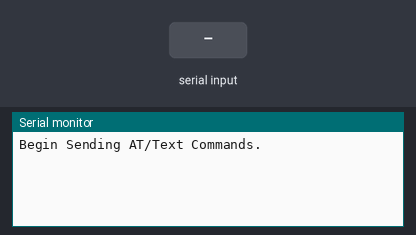
Bench run of a sketch on a simulated Arduino Uno, built with avr-gcc and run on an emulated ATmega328P. Parts: the last lines printed to the serial monitor. The test bench sets the inputs (shaded band).

Above: at 1.2 s.
1.3 s: "1" received over the second serial link
At 1.8 s:
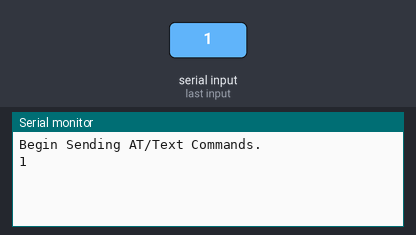
2.8 s: "0" received over the second serial link
At 4.2 s:
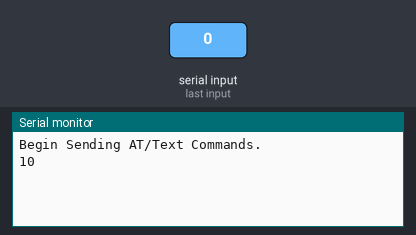

Measured:
- after the input at 1.3 s, the serial monitor: prints a new line at once (image 1)
- after the input at 2.8 s, the serial monitor: prints a new line at once (image 2)

The sketch:

HC05_Bluetooth.ino
```cpp
#include <SoftwareSerial.h>

SoftwareSerial AT_Serial(2, 3); // RX_OF_ARDUINO, TX_OF_ARDUINO

void setup() {
  Serial.begin(9600); // SERIAL MONITOR
  AT_Serial.begin(9600); // HC05_Bluetooth
  Serial.println("Begin Sending AT/Text Commands.");
}

void loop() {
  // TRANSMIT DATA FROM SERIAL MONITOR TO BLUETOOTH
  while (Serial.available()) {
    AT_Serial.write(Serial.read());
  }

  // RECEIVE DATA FROM BLUETOOTH TO SERIAL MONITOR
  while (AT_Serial.available()) {
    Serial.write(AT_Serial.read());
  }
}
```
